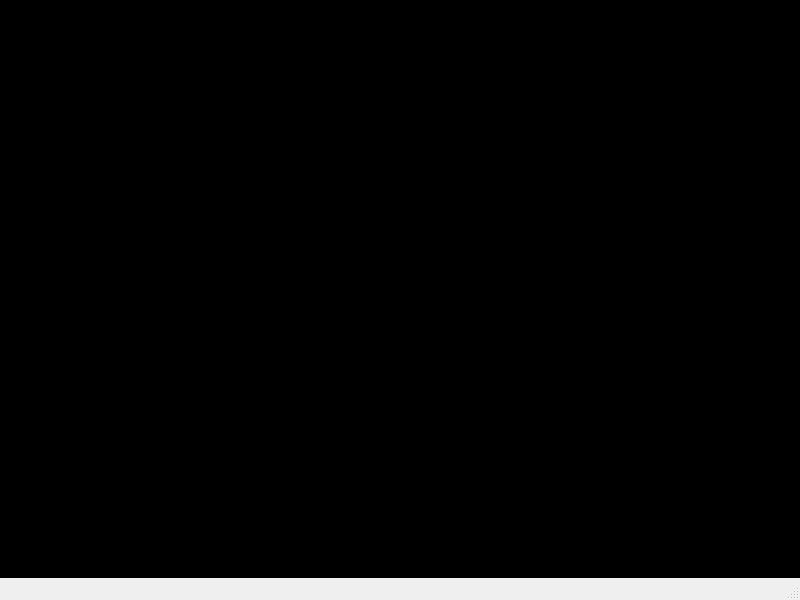
<?xml version="1.0" encoding="UTF-8"?>
<ui version="4.0">
 <class>Form</class>
 <widget class="QMainWindow" name="Form">
  <property name="geometry">
   <rect>
    <x>0</x>
    <y>0</y>
    <width>800</width>
    <height>600</height>
   </rect>
  </property>
  <property name="windowTitle">
   <string>MainWindow</string>
  </property>
  <widget class="QWidget" name="centralwidget">
   <widget class="QLabel" name="label">
    <property name="geometry">
     <rect>
      <x>-170</x>
      <y>-130</y>
      <width>1001</width>
      <height>891</height>
     </rect>
    </property>
    <property name="styleSheet">
     <string notr="true">background-color:black</string>
    </property>
    <property name="text">
     <string>TextLabel</string>
    </property>
   </widget>
  </widget>
  <widget class="QMenuBar" name="menubar">
   <property name="geometry">
    <rect>
     <x>0</x>
     <y>0</y>
     <width>800</width>
     <height>21</height>
    </rect>
   </property>
  </widget>
  <widget class="QStatusBar" name="statusbar"/>
 </widget>
 <resources/>
 <connections/>
</ui>
